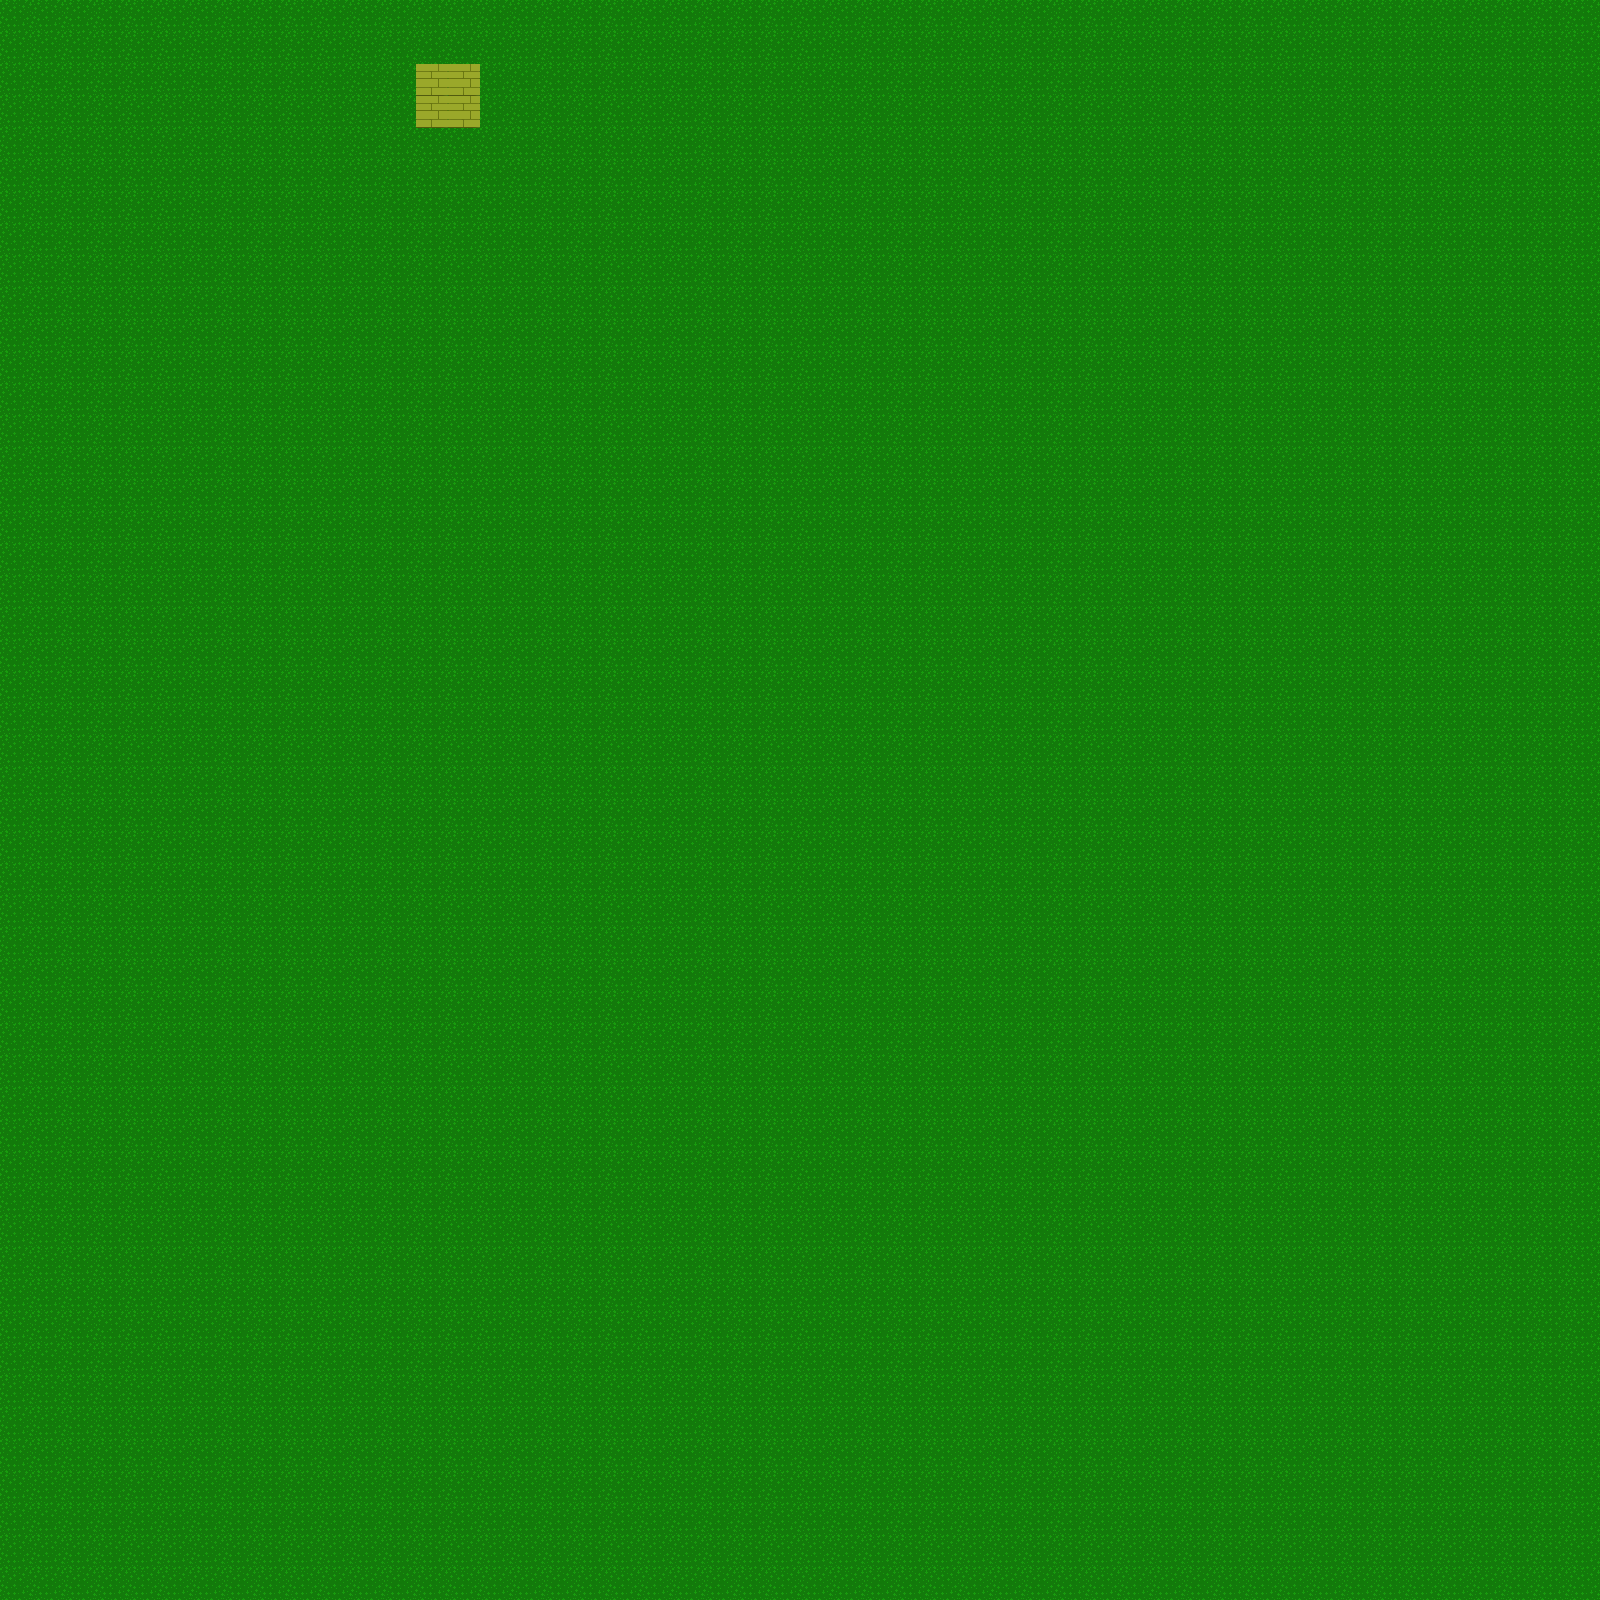

Rendered tile map (Tiled .tmx) drawn with the repository's tilesets; below, a short description and the full map source, tile grids included:
An orthogonal 50x50 tile map with 32x32 px tiles, 1 tile layer (background) and 3 objects (wall, entrance, player).

<map version="1.0" tiledversion="1.1.2" orientation="orthogonal" renderorder="right-down" width="50" height="50" tilewidth="32" tileheight="32" infinite="0" nextobjectid="7">
 <tileset firstgid="1" source="fantasy_tileset32.tsx" />
 <layer name="background" width="50" height="50">
  <data encoding="csv">
1,1,1,1,1,1,1,1,1,1,1,1,1,1,1,1,1,1,1,1,1,1,1,1,1,1,1,1,1,1,1,1,1,1,1,1,1,1,1,1,1,1,1,1,1,1,1,1,1,1,
1,1,1,1,1,1,1,1,1,1,1,1,1,1,1,1,1,1,1,1,1,1,1,1,1,1,1,1,1,1,1,1,1,1,1,1,1,1,1,1,1,1,1,1,1,1,1,1,1,1,
1,1,1,1,1,1,1,1,1,1,1,1,1,38,38,1,1,1,1,1,1,1,1,1,1,1,1,1,1,1,1,1,1,1,1,1,1,1,1,1,1,1,1,1,1,1,1,1,1,1,
1,1,1,1,1,1,1,1,1,1,1,1,1,38,38,1,1,1,1,1,1,1,1,1,1,1,1,1,1,1,1,1,1,1,1,1,1,1,1,1,1,1,1,1,1,1,1,1,1,1,
1,1,1,1,1,1,1,1,1,1,1,1,1,1,1,1,1,1,1,1,1,1,1,1,1,1,1,1,1,1,1,1,1,1,1,1,1,1,1,1,1,1,1,1,1,1,1,1,1,1,
1,1,1,1,1,1,1,1,1,1,1,1,1,1,1,1,1,1,1,1,1,1,1,1,1,1,1,1,1,1,1,1,1,1,1,1,1,1,1,1,1,1,1,1,1,1,1,1,1,1,
1,1,1,1,1,1,1,1,1,1,1,1,1,1,1,1,1,1,1,1,1,1,1,1,1,1,1,1,1,1,1,1,1,1,1,1,1,1,1,1,1,1,1,1,1,1,1,1,1,1,
1,1,1,1,1,1,1,1,1,1,1,1,1,1,1,1,1,1,1,1,1,1,1,1,1,1,1,1,1,1,1,1,1,1,1,1,1,1,1,1,1,1,1,1,1,1,1,1,1,1,
1,1,1,1,1,1,1,1,1,1,1,1,1,1,1,1,1,1,1,1,1,1,1,1,1,1,1,1,1,1,1,1,1,1,1,1,1,1,1,1,1,1,1,1,1,1,1,1,1,1,
1,1,1,1,1,1,1,1,1,1,1,1,1,1,1,1,1,1,1,1,1,1,1,1,1,1,1,1,1,1,1,1,1,1,1,1,1,1,1,1,1,1,1,1,1,1,1,1,1,1,
1,1,1,1,1,1,1,1,1,1,1,1,1,1,1,1,1,1,1,1,1,1,1,1,1,1,1,1,1,1,1,1,1,1,1,1,1,1,1,1,1,1,1,1,1,1,1,1,1,1,
1,1,1,1,1,1,1,1,1,1,1,1,1,1,1,1,1,1,1,1,1,1,1,1,1,1,1,1,1,1,1,1,1,1,1,1,1,1,1,1,1,1,1,1,1,1,1,1,1,1,
1,1,1,1,1,1,1,1,1,1,1,1,1,1,1,1,1,1,1,1,1,1,1,1,1,1,1,1,1,1,1,1,1,1,1,1,1,1,1,1,1,1,1,1,1,1,1,1,1,1,
1,1,1,1,1,1,1,1,1,1,1,1,1,1,1,1,1,1,1,1,1,1,1,1,1,1,1,1,1,1,1,1,1,1,1,1,1,1,1,1,1,1,1,1,1,1,1,1,1,1,
1,1,1,1,1,1,1,1,1,1,1,1,1,1,1,1,1,1,1,1,1,1,1,1,1,1,1,1,1,1,1,1,1,1,1,1,1,1,1,1,1,1,1,1,1,1,1,1,1,1,
1,1,1,1,1,1,1,1,1,1,1,1,1,1,1,1,1,1,1,1,1,1,1,1,1,1,1,1,1,1,1,1,1,1,1,1,1,1,1,1,1,1,1,1,1,1,1,1,1,1,
1,1,1,1,1,1,1,1,1,1,1,1,1,1,1,1,1,1,1,1,1,1,1,1,1,1,1,1,1,1,1,1,1,1,1,1,1,1,1,1,1,1,1,1,1,1,1,1,1,1,
1,1,1,1,1,1,1,1,1,1,1,1,1,1,1,1,1,1,1,1,1,1,1,1,1,1,1,1,1,1,1,1,1,1,1,1,1,1,1,1,1,1,1,1,1,1,1,1,1,1,
1,1,1,1,1,1,1,1,1,1,1,1,1,1,1,1,1,1,1,1,1,1,1,1,1,1,1,1,1,1,1,1,1,1,1,1,1,1,1,1,1,1,1,1,1,1,1,1,1,1,
1,1,1,1,1,1,1,1,1,1,1,1,1,1,1,1,1,1,1,1,1,1,1,1,1,1,1,1,1,1,1,1,1,1,1,1,1,1,1,1,1,1,1,1,1,1,1,1,1,1,
1,1,1,1,1,1,1,1,1,1,1,1,1,1,1,1,1,1,1,1,1,1,1,1,1,1,1,1,1,1,1,1,1,1,1,1,1,1,1,1,1,1,1,1,1,1,1,1,1,1,
1,1,1,1,1,1,1,1,1,1,1,1,1,1,1,1,1,1,1,1,1,1,1,1,1,1,1,1,1,1,1,1,1,1,1,1,1,1,1,1,1,1,1,1,1,1,1,1,1,1,
1,1,1,1,1,1,1,1,1,1,1,1,1,1,1,1,1,1,1,1,1,1,1,1,1,1,1,1,1,1,1,1,1,1,1,1,1,1,1,1,1,1,1,1,1,1,1,1,1,1,
1,1,1,1,1,1,1,1,1,1,1,1,1,1,1,1,1,1,1,1,1,1,1,1,1,1,1,1,1,1,1,1,1,1,1,1,1,1,1,1,1,1,1,1,1,1,1,1,1,1,
1,1,1,1,1,1,1,1,1,1,1,1,1,1,1,1,1,1,1,1,1,1,1,1,1,1,1,1,1,1,1,1,1,1,1,1,1,1,1,1,1,1,1,1,1,1,1,1,1,1,
1,1,1,1,1,1,1,1,1,1,1,1,1,1,1,1,1,1,1,1,1,1,1,1,1,1,1,1,1,1,1,1,1,1,1,1,1,1,1,1,1,1,1,1,1,1,1,1,1,1,
1,1,1,1,1,1,1,1,1,1,1,1,1,1,1,1,1,1,1,1,1,1,1,1,1,1,1,1,1,1,1,1,1,1,1,1,1,1,1,1,1,1,1,1,1,1,1,1,1,1,
1,1,1,1,1,1,1,1,1,1,1,1,1,1,1,1,1,1,1,1,1,1,1,1,1,1,1,1,1,1,1,1,1,1,1,1,1,1,1,1,1,1,1,1,1,1,1,1,1,1,
1,1,1,1,1,1,1,1,1,1,1,1,1,1,1,1,1,1,1,1,1,1,1,1,1,1,1,1,1,1,1,1,1,1,1,1,1,1,1,1,1,1,1,1,1,1,1,1,1,1,
1,1,1,1,1,1,1,1,1,1,1,1,1,1,1,1,1,1,1,1,1,1,1,1,1,1,1,1,1,1,1,1,1,1,1,1,1,1,1,1,1,1,1,1,1,1,1,1,1,1,
1,1,1,1,1,1,1,1,1,1,1,1,1,1,1,1,1,1,1,1,1,1,1,1,1,1,1,1,1,1,1,1,1,1,1,1,1,1,1,1,1,1,1,1,1,1,1,1,1,1,
1,1,1,1,1,1,1,1,1,1,1,1,1,1,1,1,1,1,1,1,1,1,1,1,1,1,1,1,1,1,1,1,1,1,1,1,1,1,1,1,1,1,1,1,1,1,1,1,1,1,
1,1,1,1,1,1,1,1,1,1,1,1,1,1,1,1,1,1,1,1,1,1,1,1,1,1,1,1,1,1,1,1,1,1,1,1,1,1,1,1,1,1,1,1,1,1,1,1,1,1,
1,1,1,1,1,1,1,1,1,1,1,1,1,1,1,1,1,1,1,1,1,1,1,1,1,1,1,1,1,1,1,1,1,1,1,1,1,1,1,1,1,1,1,1,1,1,1,1,1,1,
1,1,1,1,1,1,1,1,1,1,1,1,1,1,1,1,1,1,1,1,1,1,1,1,1,1,1,1,1,1,1,1,1,1,1,1,1,1,1,1,1,1,1,1,1,1,1,1,1,1,
1,1,1,1,1,1,1,1,1,1,1,1,1,1,1,1,1,1,1,1,1,1,1,1,1,1,1,1,1,1,1,1,1,1,1,1,1,1,1,1,1,1,1,1,1,1,1,1,1,1,
1,1,1,1,1,1,1,1,1,1,1,1,1,1,1,1,1,1,1,1,1,1,1,1,1,1,1,1,1,1,1,1,1,1,1,1,1,1,1,1,1,1,1,1,1,1,1,1,1,1,
1,1,1,1,1,1,1,1,1,1,1,1,1,1,1,1,1,1,1,1,1,1,1,1,1,1,1,1,1,1,1,1,1,1,1,1,1,1,1,1,1,1,1,1,1,1,1,1,1,1,
1,1,1,1,1,1,1,1,1,1,1,1,1,1,1,1,1,1,1,1,1,1,1,1,1,1,1,1,1,1,1,1,1,1,1,1,1,1,1,1,1,1,1,1,1,1,1,1,1,1,
1,1,1,1,1,1,1,1,1,1,1,1,1,1,1,1,1,1,1,1,1,1,1,1,1,1,1,1,1,1,1,1,1,1,1,1,1,1,1,1,1,1,1,1,1,1,1,1,1,1,
1,1,1,1,1,1,1,1,1,1,1,1,1,1,1,1,1,1,1,1,1,1,1,1,1,1,1,1,1,1,1,1,1,1,1,1,1,1,1,1,1,1,1,1,1,1,1,1,1,1,
1,1,1,1,1,1,1,1,1,1,1,1,1,1,1,1,1,1,1,1,1,1,1,1,1,1,1,1,1,1,1,1,1,1,1,1,1,1,1,1,1,1,1,1,1,1,1,1,1,1,
1,1,1,1,1,1,1,1,1,1,1,1,1,1,1,1,1,1,1,1,1,1,1,1,1,1,1,1,1,1,1,1,1,1,1,1,1,1,1,1,1,1,1,1,1,1,1,1,1,1,
1,1,1,1,1,1,1,1,1,1,1,1,1,1,1,1,1,1,1,1,1,1,1,1,1,1,1,1,1,1,1,1,1,1,1,1,1,1,1,1,1,1,1,1,1,1,1,1,1,1,
1,1,1,1,1,1,1,1,1,1,1,1,1,1,1,1,1,1,1,1,1,1,1,1,1,1,1,1,1,1,1,1,1,1,1,1,1,1,1,1,1,1,1,1,1,1,1,1,1,1,
1,1,1,1,1,1,1,1,1,1,1,1,1,1,1,1,1,1,1,1,1,1,1,1,1,1,1,1,1,1,1,1,1,1,1,1,1,1,1,1,1,1,1,1,1,1,1,1,1,1,
1,1,1,1,1,1,1,1,1,1,1,1,1,1,1,1,1,1,1,1,1,1,1,1,1,1,1,1,1,1,1,1,1,1,1,1,1,1,1,1,1,1,1,1,1,1,1,1,1,1,
1,1,1,1,1,1,1,1,1,1,1,1,1,1,1,1,1,1,1,1,1,1,1,1,1,1,1,1,1,1,1,1,1,1,1,1,1,1,1,1,1,1,1,1,1,1,1,1,1,1,
1,1,1,1,1,1,1,1,1,1,1,1,1,1,1,1,1,1,1,1,1,1,1,1,1,1,1,1,1,1,1,1,1,1,1,1,1,1,1,1,1,1,1,1,1,1,1,1,1,1,
1,1,1,1,1,1,1,1,1,1,1,1,1,1,1,1,1,1,1,1,1,1,1,1,1,1,1,1,1,1,1,1,1,1,1,1,1,1,1,1,1,1,1,1,1,1,1,1,1,1
</data>
 </layer>
 <objectgroup name="walls">
  <object id="2" name="wall" x="416" y="64" width="64" height="64" />
  <object id="6" name="entrance" x="288" y="192" width="192" height="288">
   <properties>
    <property name="location" value="./assets/test_map32.tmx" />
   </properties>
  </object>
 </objectgroup>
 <objectgroup name="player">
  <object id="1" name="player" x="192" y="96" />
 </objectgroup>
</map>
